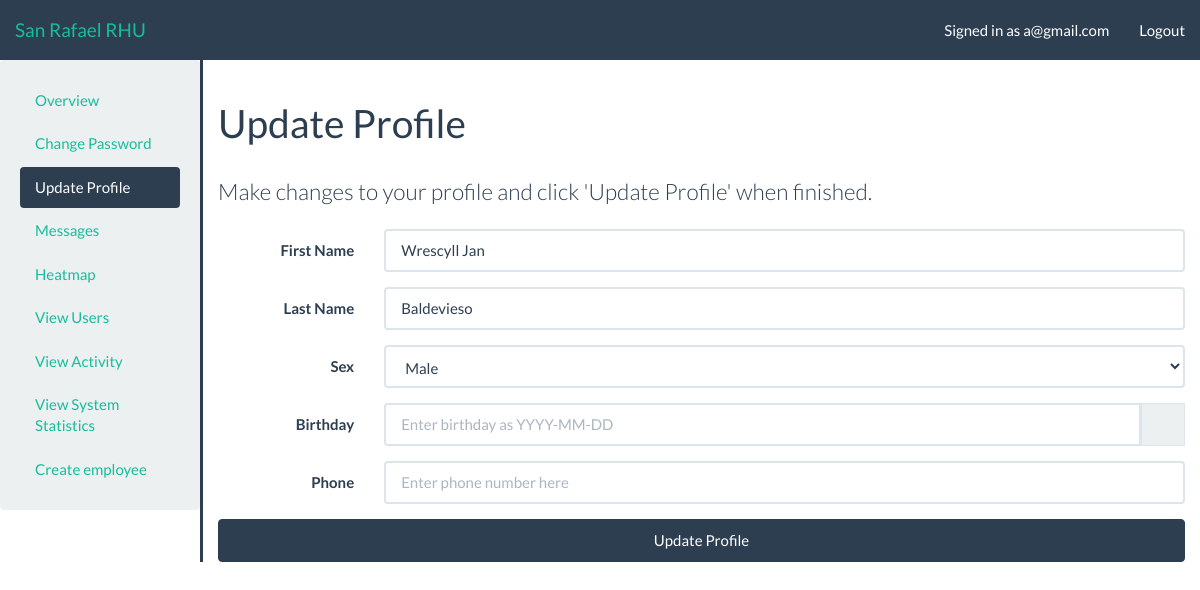
Screenshot of /patient_profile/update/ (signed in) with the database file from the repository.
### RHU/models.py (models this page shows, shortened)
class Profile(models.Model):
    GENDER = (
        ('M', 'Male'),
        ('F', 'Female'),
    )
    firstname = models.CharField(blank=True, max_length=50)
    lastname = models.CharField(blank=True, max_length=50)
    sex = models.CharField(blank=True, max_length=1, choices=GENDER)
    birthday = models.DateField(default=date(1000, 1, 1))
    phone = models.CharField(blank=True, max_length=20)
    created = models.DateTimeField(auto_now_add=True)
    def get_populated_fields(self):
        fields = {}
        if self.firstname is not None:
            fields['firstname'] = self.firstname
        if self.lastname is not None:
            fields['lastname'] = self.lastname
        if self.sex is not None:
            fields['sex'] = self.sex
        if not self.birthday.year == 1000:
            fields['birthday'] = self.birthday
        if self.phone is not None:
            fields['phone'] = self.phone
        return fields

### RHU/views_profile.py (the view)
# urls.py: path('patient_profile/update/', views_profile.patient_update_view, name='patientupdate'),
def patient_update_view(request):
    authentication_result = views.authentication_check(request)
    if authentication_result is not None: return authentication_result
    template_data = views.parse_session(request, {'form_button': 'Update Profile'})
    profile = request.user.account.profile
    if request.method == 'POST':
        form = ProfileForm(request.POST)
        if form.is_valid():
            form.assign(profile)
            profile.save()
            logger.log(Action.ACTION_ACCOUNT, "Account updated", request.user)
            template_data['alert_success'] = "Your profile has been updated!"
    else:
        form = ProfileForm(profile.get_populated_fields())
    template_data['form'] = form
    return render(request, 'Thesis/profile/patient_update.html', template_data)

### RHU/forms.py (shortened to what this page needs)
class ProfileForm(BasicForm):
    firstname = forms.CharField(label='First Name',max_length=50)
    setup_field(firstname, 'Enter first name here')
    lastname = forms.CharField(label='Last Name',max_length=50)
    setup_field(lastname, 'Enter last name here')
    sex = forms.ChoiceField(required=False, choices=Profile.GENDER)
    setup_field(sex)
    birthday = forms.DateField(required=False, validators=[validate_birthday])
    setup_field(birthday, 'Enter birthday as YYYY-MM-DD')
    phone = forms.CharField(required=False, max_length=20)
    setup_field(phone, 'Enter phone number here')

### RHU/templatetags/app_filters.py (called while the page is built)
@register.filter(name='isDateable')
def isDateable(field):
    return isinstance(field.field, forms.DateField) or isinstance(field.field, forms.DateTimeField) or isinstance(
        field.field, forms.TimeField)

@register.filter(name='isDateField')
def isDateField(field):
    return isinstance(field.field, forms.DateField)

### RHU/views.py (called while the page is built, shortened)
def authentication_check(request, required_roles=None, required_GET=None):
    if not request.user.is_authenticated:
        request.session['alert_danger'] = "You must be logged in to view that page."
        return HttpResponseRedirect('/')
    try:
        request.user.account
    except ObjectDoesNotExist:
        request.session['alert_danger'] = "Your account was not properly created, please try a different account."
        return HttpResponseRedirect('/logout')

def parse_session(request, template_data=None):
    if template_data is None:
        template_data = {}
    if request.session.has_key('alert_successs'):
        template_data['alert_success'] = request.session.get('alert_success')
        del request.session['alert_success']
    if request.session.has_key('alert_danger'):
        template_data['alert_danger'] = request.session.get('alert_danger')
        del request.session['alert_danger']
    return template_data

### templates/Thesis/profile/patient_update.html (shortened to what this page needs)
{% extends "patientbase.html" %}
{% load app_filters %}
{% block sidebar_profile_update %}active{% endblock %}
{% block body_header %}Update Profile{% endblock %}
{% block body_block %}
    <p class="lead">Make changes to your profile and click '{{ form_button }}' when finished.</p>
    {% include "singleform.html" %}
{% endblock %}

### templates/patientbase.html (shortened to what this page needs)
<!DOCTYPE html>
{% load app_filters %}
{% load static %}
<html>
<head lang="en">
	<link rel='icon' type='image/x-icon' href="{% static 'images/San Rafael.png' %}">    <link rel="stylesheet" type="text/css" href="{% static 'css/flatly-bootstrap.min.css' %}"/>
    <link rel="stylesheet" type="text/css" href="{% static 'css/bootstrap-datetimepicker.min.css' %}"/>
    <link rel="stylesheet" type="text/css" href="{% static 'css/dashboard.css' %}"/>
</head>
<body>
    <nav class="navbar navbar-default navbar-static-top">
        <div class="container-fluid">
            <div class="navbar-header">
                <a class="navbar-brand" href="/">San Rafael RHU</a>
            </div>
            <div id="navbar" class="navbar-collapse collapse">
                <ul class="nav navbar-nav navbar-right">
                    <li>
                        <a {% if user.is_authenticated %}href="/patient_profile/">Signed in as {{ user.username }}{% else %}>Not signed in{% endif %}</a>
                    </li>
                    <li>
                        {% block nav_button %}<a href="/logout/">Logout</a>{% endblock %}
                    </li>
                </ul>
            </div>
        </div>
    </nav>
    <div class="container-fluid">
        <div class="row">
            {% if user.is_authenticated %}
                <div class="well col-sm-3 col-md-2">
                        <ul class="nav nav-pills nav-stacked">
                            {% if user.account.role >= 0 %}
                                <li class="{% block sidebar_profile %}{% endblock %}"><a href="/patient_profile/">Overview</a></li>
                                <li class="{% block sidebar_profile_password %}{% endblock %}"><a href="/patient_profile/password/">Change Password</a></li>
                                <li class="{% block sidebar_profile_update %}{% endblock %}"><a href="/patient_profile/update/">Update Profile</a></li>
                                <li class="{% block sidebar_message %}{% endblock %}"><a href="/patient_profile/message/list/">Messages</a></li>
                                <li class="{% block sidebar_heatmap %}{% endblock %}"><a href="/patient_profile/heatmap/">Heatmap</a></li>
                            {% endif %}
                            {% if user.account.role == 30 %}
                                <li class="{% block sidebar_admin_users %}{% endblock %}"><a href="/admin/users/">View Users</a></li>
                                <li class="{% block sidebar_admin_activity %}{% endblock %}"><a href="/admin/activity/">View Activity</a></li>
                                <li class="{% block sidebar_admin_statistic %}{% endblock %}"><a href="/admin/stats/">View System Statistics</a></li>
                                <li class="{% block sidebar_admin_createemployee %}{% endblock %}"><a href="/admin/createemployee/">Create employee</a></li>
                            {% endif %}
                        </ul>
                </div>
                <div class="col-sm-9 col-md-10 main">
            {% else %}
                <div class="well well-sm col-sm-offset-3 col-sm-6">
            {% endif %}
                <h1 class="page-header">{% block body_header %}{% endblock %}</h1>
                {% block body_block %}{% endblock %}
            </div>
        </div>
    </div>
</body>
</html>

### templates/singleform.html (shortened to what this page needs)
{% load app_filters %}
<form class='form-horizontal' action='./{% if form_action %}{{ form_action }}{% endif %}' method='post' enctype='multipart/form-data'>{% csrf_token %}
    {% for field in form %}
        <div class='form-group {% if field.errors %} has-error{% endif %}'>
            <label for='{{ field.id_for_label}}' class='col-sm-3 col-lg-2 control-label'>{{ field.label }}</label>
            <div class='col-sm-9 col-lg-10'>
                <div {% if field|isDateable %}class="date input-group" id='form_{{field.id_for_label}}'{% endif %}>
                    {{ field }}
                    {% if field|isDateable %}
                        <span class='input-group-addon'><span class="glyphicon glyphicon-time"></span></span>
                    {% endif %}
                </div>
            </div>
        </div>
    {% endfor %}
    <input class='btn btn-primary col-sm-12' type='submit' value='{{ form_button }}' />
</form>

### static/css/dashboard.css (style rules this page uses)
.navbar { margin-bottom: 0px; }
.main { border-top: 3px solid #2c3e50; }
@media (min-width: 768px) { .main { border-top: none; border-left: 3px solid #2c3e50; } }

### rows the page displays
Profile: form "Wrescyll Jan" "Baldevieso" "Male"

### other values shown
{{ user.username }} "a@gmail.com"
{{ field.label }} "First Name" "Last Name" "Sex" "Birthday" "Phone"
